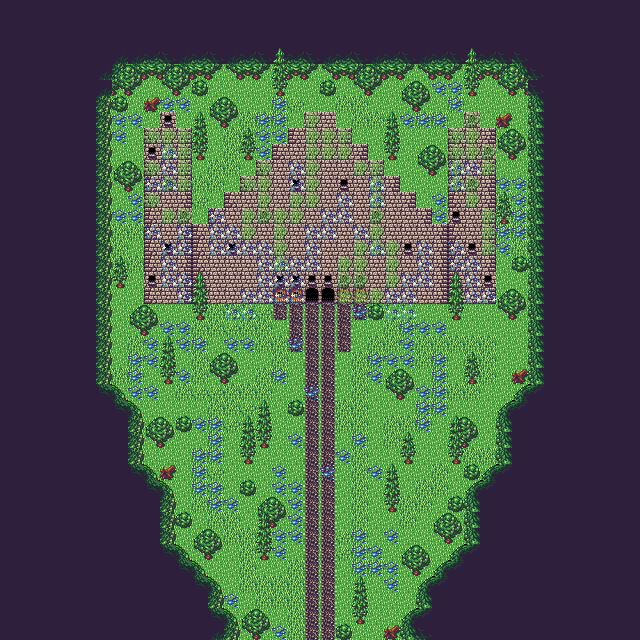

Below is a game level as drawn by its tile map, then a one-line description and the .tmx that defines it (tile-layer data replaced by summaries):
An orthogonal 40x40 tile map with 16x16 px tiles, 8 tile layers (Tile Layer 1, tree, tree2, tree3, ...), 2 tilesets.

<map version="1.2" tiledversion="1.2.5" orientation="orthogonal" renderorder="right-down" width="40" height="40" tilewidth="16" tileheight="16" infinite="0" nextlayerid="10" nextobjectid="1">
 <tileset firstgid="1" source="town_tiles.tsx" />
 <tileset firstgid="31" source="forest_tiles.tsx" />
 <layer id="1" name="Tile Layer 1" width="40" height="40">
  <data>[1600 cells, 1600 non-empty, 12 distinct tile ids]</data>
 </layer>
 <layer id="3" name="tree" width="40" height="40">
  <data>[1600 cells, 164 non-empty, 14 distinct tile ids]</data>
 </layer>
 <layer id="4" name="tree2" width="40" height="40">
  <data>[1600 cells, 80 non-empty, 4 distinct tile ids]</data>
 </layer>
 <layer id="5" name="tree3" width="40" height="40">
  <data>[1600 cells, 197 non-empty, 7 distinct tile ids]</data>
 </layer>
 <layer id="6" name="tree4" width="40" height="40">
  <data>[1600 cells, 10 non-empty, 2 distinct tile ids]</data>
 </layer>
 <layer id="7" name="flower" width="40" height="40">
  <data>[1600 cells, 94 non-empty, 1 distinct tile ids]</data>
 </layer>
 <layer id="8" name="vines" width="40" height="40" opacity="0.75">
  <data>[1600 cells, 67 non-empty, 1 distinct tile ids]</data>
 </layer>
 <layer id="9" name="tower flower" width="40" height="40">
  <data>[1600 cells, 61 non-empty, 1 distinct tile ids]</data>
 </layer>
</map>
